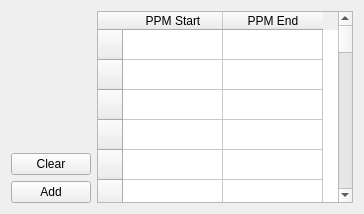
              <widget class="QWidget" name="compressBucketsTab">
               <layout class="QGridLayout" name="gridLayout_18">
                <item row="0" column="0">
                 <layout class="QVBoxLayout" name="verticalLayout_20">
                  <item>
                   <spacer name="verticalSpacer_9">
                    <property name="orientation">
                     <enum>Qt::Vertical</enum>
                    </property>
                    <property name="sizeHint" stdset="0">
                     <size>
                      <width>20</width>
                      <height>40</height>
                     </size>
                    </property>
                   </spacer>
                  </item>
                  <item>
                   <widget class="QPushButton" name="compressClearButton">
                    <property name="text">
                     <string>Clear</string>
                    </property>
                   </widget>
                  </item>
                  <item>
                   <widget class="QPushButton" name="compressAddButton">
                    <property name="text">
                     <string>Add</string>
                    </property>
                   </widget>
                  </item>
                 </layout>
                </item>
                <item row="0" column="1">
                 <widget class="QTableWidget" name="compressBucketsTW">
                  <property name="rowCount">
                   <number>200</number>
                  </property>
                  <row>
                   <property name="text">
                    <string/>
                   </property>
                  </row>
                  <row>
                   <property name="text">
                    <string/>
                   </property>
                  </row>
                  <row>
                   <property name="text">
                    <string/>
                   </property>
                  </row>
                  <row>
                   <property name="text">
                    <string/>
                   </property>
                  </row>
                  <row>
                   <property name="text">
                    <string/>
                   </property>
                  </row>
                  <row>
                   <property name="text">
                    <string/>
                   </property>
                  </row>
                  <row>
                   <property name="text">
                    <string/>
                   </property>
                  </row>
                  <row>
                   <property name="text">
                    <string/>
                   </property>
                  </row>
                  <row>
                   <property name="text">
                    <string/>
                   </property>
                  </row>
                  <row>
                   <property name="text">
                    <string/>
                   </property>
                  </row>
                  <row>
                   <property name="text">
                    <string/>
                   </property>
                  </row>
                  <row>
                   <property name="text">
                    <string/>
                   </property>
                  </row>
                  <row>
                   <property name="text">
                    <string/>
                   </property>
                  </row>
                  <row>
                   <property name="text">
                    <string/>
                   </property>
                  </row>
                  <row>
                   <property name="text">
                    <string/>
                   </property>
                  </row>
                  <row>
                   <property name="text">
                    <string/>
                   </property>
                  </row>
                  <row>
                   <property name="text">
                    <string/>
                   </property>
                  </row>
                  <row>
                   <property name="text">
                    <string/>
                   </property>
                  </row>
                  <row>
                   <property name="text">
                    <string/>
                   </property>
                  </row>
                  <row>
                   <property name="text">
                    <string/>
                   </property>
                  </row>
                  <row/>
                  <row/>
                  <row/>
                  <row/>
                  <row/>
                  <row/>
                  <row/>
                  <row/>
                  <row/>
                  <row/>
                  <row/>
                  <row/>
                  <row/>
                  <row/>
                  <row/>
                  <row/>
                  <row/>
                  <row/>
                  <row/>
                  <row/>
                  <row/>
                  <row/>
                  <row/>
                  <row/>
                  <row/>
                  <row/>
                  <row/>
                  <row/>
                  <row/>
                  <row/>
                  <row/>
                  <row/>
                  <row/>
                  <row/>
                  <row/>
                  <row/>
                  <row/>
                  <row/>
                  <row/>
                  <row/>
                  <row/>
                  <row/>
                  <row/>
                  <row/>
                  <row/>
                  <row/>
                  <row/>
                  <row/>
                  <row/>
                  <row/>
                  <row/>
                  <row/>
                  <row/>
                  <row/>
                  <row/>
                  <row/>
                  <row/>
                  <row/>
                  <row/>
                  <row/>
                  <row/>
                  <row/>
                  <row/>
                  <row/>
                  <row/>
                  <row/>
                  <row/>
                  <row/>
                  <row/>
                  <row/>
                  <row/>
                  <row/>
                  <row/>
                  <row/>
                  <row/>
                  <row/>
                  <row/>
                  <row/>
                  <row/>
                  <row/>
                  <row/>
                  <row/>
                  <row/>
                  <row/>
                  <row/>
                  <row/>
                  <row/>
                  <row/>
                  <row/>
                  <row/>
                  <row/>
                  <row/>
                  <row/>
                  <row/>
                  <row/>
                  <row/>
                  <row/>
                  <row/>
                  <row/>
                  <row/>
                  <row/>
                  <row/>
                  <row/>
                  <row/>
                  <row/>
                  <row/>
                  <row/>
                  <row/>
                  <row/>
                  <row/>
                  <row/>
                  <row/>
                  <row/>
                  <row/>
                  <row/>
                  <row/>
                  <row/>
                  <row/>
                  <row/>
                  <row/>
                  <row/>
                  <row/>
                  <row/>
                  <row/>
                  <row/>
                  <row/>
                  <row/>
                  <row/>
                  <row/>
                  <row/>
                  <row/>
                  <row/>
                  <row/>
                  <row/>
                  <row/>
                  <row/>
                  <row/>
                  <row/>
                  <row/>
                  <row/>
                  <row/>
                  <row/>
                  <row/>
                  <row/>
                  <row/>
                  <row/>
                  <row/>
                  <row/>
                  <row/>
                  <row/>
                  <row/>
                  <row/>
                  <row/>
                  <row/>
                  <row/>
                  <row/>
                  <row/>
                  <row/>
                  <row/>
                  <row/>
                  <row/>
                  <row/>
                  <row/>
                  <row/>
                  <row/>
                  <row/>
                  <row/>
                  <row/>
                  <row/>
                  <row/>
                  <row/>
                  <row/>
                  <row/>
                  <row/>
                  <row/>
                  <row/>
                  <row/>
                  <row/>
                  <row/>
                  <row/>
                  <column>
                   <property name="text">
                    <string>PPM Start</string>
                   </property>
                  </column>
                  <column>
                   <property name="text">
                    <string>PPM End</string>
                   </property>
                  </column>
                 </widget>
                </item>
               </layout>
              </widget>
